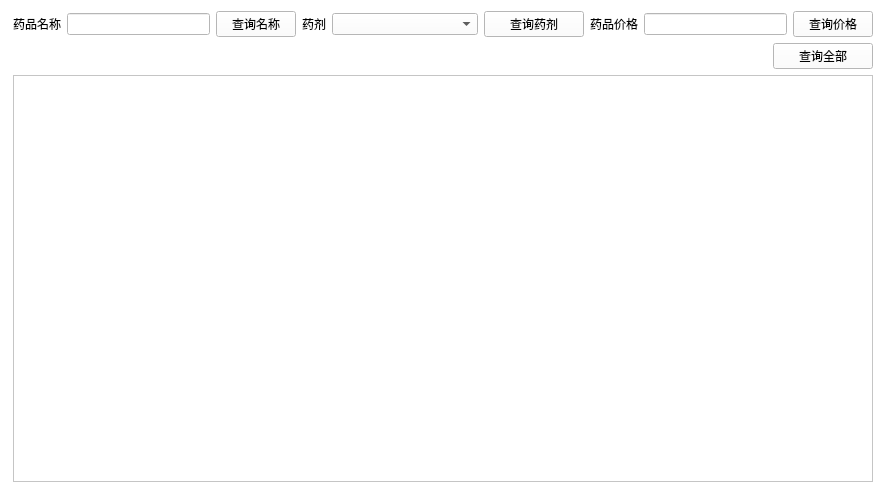
<?xml version="1.0" encoding="UTF-8"?>
<ui version="4.0">
 <class>DrugReviewBtn</class>
 <widget class="QWidget" name="DrugReviewBtn">
  <property name="geometry">
   <rect>
    <x>0</x>
    <y>0</y>
    <width>886</width>
    <height>495</height>
   </rect>
  </property>
  <property name="windowTitle">
   <string>Form</string>
  </property>
  <property name="styleSheet">
   <string notr="true">background-color: rgb(255, 255, 255);</string>
  </property>
  <layout class="QVBoxLayout" name="verticalLayout" stretch="1,1,5">
   <property name="leftMargin">
    <number>13</number>
   </property>
   <property name="rightMargin">
    <number>13</number>
   </property>
   <property name="bottomMargin">
    <number>13</number>
   </property>
   <item>
    <layout class="QHBoxLayout" name="horizontalLayout_4" stretch="1,1,1">
     <property name="leftMargin">
      <number>0</number>
     </property>
     <property name="topMargin">
      <number>0</number>
     </property>
     <property name="rightMargin">
      <number>0</number>
     </property>
     <property name="bottomMargin">
      <number>0</number>
     </property>
     <item>
      <layout class="QHBoxLayout" name="horizontalLayout">
       <property name="leftMargin">
        <number>0</number>
       </property>
       <property name="topMargin">
        <number>0</number>
       </property>
       <property name="rightMargin">
        <number>0</number>
       </property>
       <property name="bottomMargin">
        <number>0</number>
       </property>
       <item>
        <widget class="QLabel" name="label">
         <property name="text">
          <string>药品名称</string>
         </property>
        </widget>
       </item>
       <item>
        <widget class="QLineEdit" name="lineEditDrugName"/>
       </item>
       <item>
        <widget class="QPushButton" name="btnNameSelect">
         <property name="sizePolicy">
          <sizepolicy hsizetype="Fixed" vsizetype="Fixed">
           <horstretch>0</horstretch>
           <verstretch>0</verstretch>
          </sizepolicy>
         </property>
         <property name="maximumSize">
          <size>
           <width>100</width>
           <height>16777215</height>
          </size>
         </property>
         <property name="text">
          <string>查询名称</string>
         </property>
        </widget>
       </item>
      </layout>
     </item>
     <item>
      <layout class="QHBoxLayout" name="horizontalLayout_3">
       <property name="leftMargin">
        <number>0</number>
       </property>
       <property name="topMargin">
        <number>0</number>
       </property>
       <property name="rightMargin">
        <number>0</number>
       </property>
       <property name="bottomMargin">
        <number>0</number>
       </property>
       <item>
        <widget class="QLabel" name="label_3">
         <property name="sizePolicy">
          <sizepolicy hsizetype="Fixed" vsizetype="Preferred">
           <horstretch>0</horstretch>
           <verstretch>0</verstretch>
          </sizepolicy>
         </property>
         <property name="text">
          <string>药剂</string>
         </property>
        </widget>
       </item>
       <item>
        <widget class="QComboBox" name="comboBoxShape"/>
       </item>
       <item>
        <widget class="QPushButton" name="btnShape">
         <property name="sizePolicy">
          <sizepolicy hsizetype="Fixed" vsizetype="Fixed">
           <horstretch>0</horstretch>
           <verstretch>0</verstretch>
          </sizepolicy>
         </property>
         <property name="maximumSize">
          <size>
           <width>100</width>
           <height>16777215</height>
          </size>
         </property>
         <property name="text">
          <string>查询药剂</string>
         </property>
        </widget>
       </item>
      </layout>
     </item>
     <item>
      <layout class="QHBoxLayout" name="horizontalLayout_2">
       <property name="leftMargin">
        <number>0</number>
       </property>
       <property name="topMargin">
        <number>0</number>
       </property>
       <property name="rightMargin">
        <number>0</number>
       </property>
       <property name="bottomMargin">
        <number>0</number>
       </property>
       <item>
        <widget class="QLabel" name="label_2">
         <property name="sizePolicy">
          <sizepolicy hsizetype="Fixed" vsizetype="Preferred">
           <horstretch>0</horstretch>
           <verstretch>0</verstretch>
          </sizepolicy>
         </property>
         <property name="text">
          <string>药品价格</string>
         </property>
        </widget>
       </item>
       <item>
        <widget class="QLineEdit" name="lineEditPrice"/>
       </item>
       <item>
        <widget class="QPushButton" name="btnPrice">
         <property name="sizePolicy">
          <sizepolicy hsizetype="Fixed" vsizetype="Fixed">
           <horstretch>0</horstretch>
           <verstretch>0</verstretch>
          </sizepolicy>
         </property>
         <property name="maximumSize">
          <size>
           <width>100</width>
           <height>16777215</height>
          </size>
         </property>
         <property name="text">
          <string>查询价格</string>
         </property>
        </widget>
       </item>
      </layout>
     </item>
    </layout>
   </item>
   <item>
    <layout class="QHBoxLayout" name="horizontalLayout_5" stretch="7,1">
     <property name="leftMargin">
      <number>0</number>
     </property>
     <property name="topMargin">
      <number>0</number>
     </property>
     <property name="rightMargin">
      <number>0</number>
     </property>
     <property name="bottomMargin">
      <number>0</number>
     </property>
     <item>
      <spacer name="horizontalSpacer">
       <property name="orientation">
        <enum>Qt::Horizontal</enum>
       </property>
       <property name="sizeHint" stdset="0">
        <size>
         <width>40</width>
         <height>20</height>
        </size>
       </property>
      </spacer>
     </item>
     <item>
      <widget class="QPushButton" name="btnSelectAll">
       <property name="sizePolicy">
        <sizepolicy hsizetype="Fixed" vsizetype="Fixed">
         <horstretch>0</horstretch>
         <verstretch>0</verstretch>
        </sizepolicy>
       </property>
       <property name="maximumSize">
        <size>
         <width>100</width>
         <height>16777215</height>
        </size>
       </property>
       <property name="text">
        <string>查询全部</string>
       </property>
      </widget>
     </item>
    </layout>
   </item>
   <item>
    <widget class="QTreeView" name="treeView"/>
   </item>
  </layout>
 </widget>
 <resources/>
 <connections/>
</ui>
